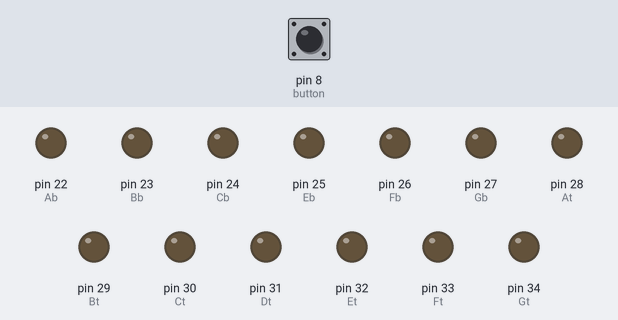
The sketch below on a simulated Arduino Mega 2560, built with avr-gcc and run on an emulated ATmega2560. On the bench: output pins drawn as LEDs (lit = HIGH). The inputs (shaded band) are chosen by the test bench; at power-on: pin 8 (button) HIGH. Storage starts empty; the audio player accepts every command and is not drawn.

Above: at 1.2 s.
1.3 s: pin 8 (button) pulled LOW for 0.15 s
At 1.7 s:
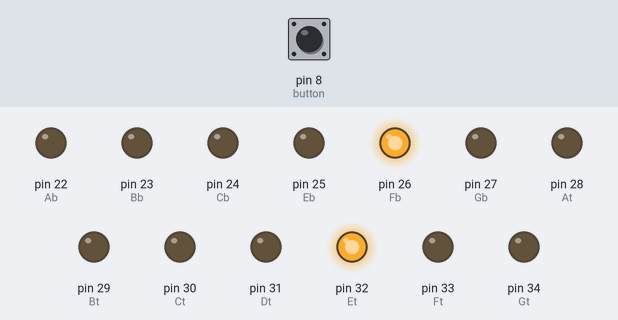
At 3.8 s:
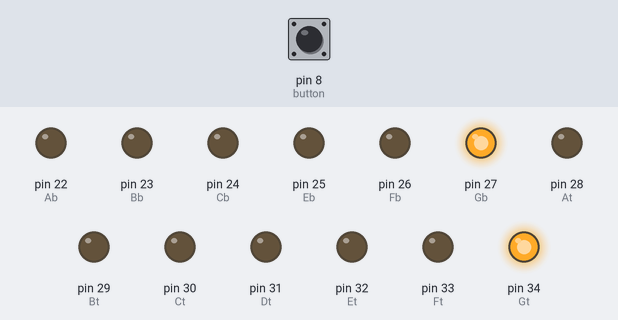
Timing chart, 0 to 19.0 s (numbered marks = the images above; inputs shaded):
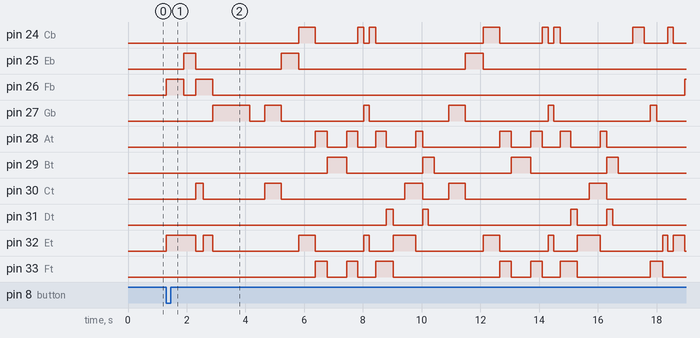

The sketch:

Capture.PNG.ino
```cpp
#include <SD.h>
#include <TMRpcm.h>

#define SD_ChipSelectPin 53

int button = 8;

int At = 28;
int Bt = 29;
int Ct = 30;
int Dt = 31;
int Et = 32;
int Ft = 33;
int Gt = 34;

int Ab = 22;
int Bb = 23;
int Cb = 24;
int Eb = 25;
int Fb = 26;
int Gb = 27;

TMRpcm tmrpcm; //crete an object for speaker library

void setup() {
  Serial.begin(9600);
  tmrpcm.speakerPin = 46;

  if (!SD.begin(SD_ChipSelectPin)) {
    Serial.println("Fail");
    return;
  }

  tmrpcm.setVolume(5);

  pinMode(button, INPUT_PULLUP);

  pinMode(At, OUTPUT);
  pinMode(Bt, OUTPUT);
  pinMode(Ct, OUTPUT);
  pinMode(Dt, OUTPUT);
  pinMode(Et, OUTPUT);
  pinMode(Ft, OUTPUT);
  pinMode(Gt, OUTPUT);

  pinMode(Ab, OUTPUT);
  pinMode(Bb, OUTPUT);
  pinMode(Cb, OUTPUT);
  pinMode(Eb, OUTPUT);
  pinMode(Fb, OUTPUT);
  pinMode(Gb, OUTPUT);
}

void loop() {

  if (digitalRead(button) == LOW) {
    part1();
    part2();
    part2();
    part3();
    part3();
  }
}

void lightsOff() {
  digitalWrite(At, LOW);
  digitalWrite(Bt, LOW);
  digitalWrite(Ct, LOW);
  digitalWrite(Dt, LOW);
  digitalWrite(Et, LOW);
  digitalWrite(Ft, LOW);
  digitalWrite(Gt, LOW);

  digitalWrite(Ab, LOW);
  digitalWrite(Bb, LOW);
  digitalWrite(Cb, LOW);
  digitalWrite(Eb, LOW);
  digitalWrite(Fb, LOW);
  digitalWrite(Gb, LOW);
}

void part1() { //******************************************************************

  tmrpcm.play("part1.wav");
  //****INDEX #:1
  digitalWrite(Et, HIGH);

  digitalWrite(Fb, HIGH);

  delay(200);

  lightsOff();

  //****INDEX #:2
  digitalWrite(Et, HIGH);

  digitalWrite(Fb, HIGH);

  delay(400);

  lightsOff();

  //****INDEX #:3
  digitalWrite(Et, HIGH);

  digitalWrite(Eb, HIGH);

  delay(400);

  lightsOff();

  //****INDEX #:4
  digitalWrite(Ct, HIGH);

  digitalWrite(Fb, HIGH);

  delay(270);

  lightsOff();

  //****INDEX #:5
  digitalWrite(Et, HIGH);

  digitalWrite(Fb, HIGH);

  delay(320);

  lightsOff();

  //****INDEX #:6
  digitalWrite(Gt, HIGH);

  digitalWrite(Gb, HIGH);

  delay(810);

  lightsOff();

  //****INDEX #:7
  digitalWrite(Gt, HIGH);

  digitalWrite(Gb, HIGH);

  delay(450);

  lightsOff();

  delay(500);
}

void part2() { //******************************************************************

  tmrpcm.play("part2.wav");
  //****INDEX #:1
  digitalWrite(Ct, HIGH);

  digitalWrite(Gb, HIGH);

  delay(560);

  lightsOff();

  //****INDEX #:2
  digitalWrite(Gt, HIGH);

  digitalWrite(Eb, HIGH);

  delay(610);

  lightsOff();

  //****INDEX #:3
  digitalWrite(Et, HIGH);

  digitalWrite(Cb, HIGH);

  delay(560);

  lightsOff();

  //****INDEX #:4
  digitalWrite(At, HIGH);
  digitalWrite(Ft, HIGH);

  //NO BASS NOTES for this note

  delay(400);

  lightsOff();

  //****INDEX #:5
  digitalWrite(Bt, HIGH);
  digitalWrite(Gt, HIGH);

  //NO BASS NOTES for this note

  delay(410);

  lightsOff();

  //****INDEX #:6
  digitalWrite(Bt, HIGH);
  digitalWrite(Gt, HIGH);

  //NO BASS NOTES for this note

  delay(250);

  lightsOff();

  //****INDEX #:7
  digitalWrite(At, HIGH);
  digitalWrite(Ft, HIGH);

  //NO BASS NOTES for this note

  delay(390);

  lightsOff();

  //****INDEX #:8
  digitalWrite(Gt, HIGH);

  digitalWrite(Cb, HIGH);

  delay(200);

  lightsOff();

  //****INDEX #:9
  digitalWrite(Et, HIGH);

  digitalWrite(Gb, HIGH);

  delay(190);

  lightsOff();

  //****INDEX #:10
  digitalWrite(Gt, HIGH);

  digitalWrite(Cb, HIGH);

  delay(220);

  lightsOff();

  //****INDEX #:11
  digitalWrite(At, HIGH);
  digitalWrite(Ft, HIGH);

  //NO BASS NOTES for this note

  delay(360);

  lightsOff();

  //****INDEX #:12
  digitalWrite(Ft, HIGH);
  digitalWrite(Dt, HIGH);

  //NO BASS NOTES for this note

  delay(230);

  lightsOff();

  //****INDEX #:13
  digitalWrite(Gt, HIGH);
  digitalWrite(Et, HIGH);

  //NO BASS NOTES for this note

  delay(400);

  lightsOff();

  //****INDEX #:14
  digitalWrite(Et, HIGH);
  digitalWrite(Ct, HIGH);

  //NO BASS NOTES for this note

  delay(370);

  lightsOff();

  //****INDEX #:15
  digitalWrite(Ct, HIGH);
  digitalWrite(At, HIGH);

  //NO BASS NOTES for this note

  delay(230);

  lightsOff();

  //****INDEX #:16
  digitalWrite(Dt, HIGH);
  digitalWrite(Bt, HIGH);

  //NO BASS NOTES for this note

  delay(200);

  lightsOff();

  //****INDEX #:17
  digitalWrite(Bt, HIGH);
  digitalWrite(Gt, HIGH);

  //NO BASS NOTES for this note

  delay(190);

  lightsOff();

  delay(500);
}

void part3() { //******************************************************************

  tmrpcm.play("part3.wav");
  //****INDEX #:1
  //NO TREBLE NOTES for this note

  digitalWrite(Cb, HIGH);

  delay(390);

  lightsOff();

  //****INDEX #:2
  digitalWrite(Gt, HIGH);

  //NO BASS NOTES for this note

  delay(200);

  lightsOff();

  //****INDEX #:3
  digitalWrite(Ft, HIGH);

  digitalWrite(Gb, HIGH);

  delay(220);

  lightsOff();

  //****INDEX #:4
  digitalWrite(Ft, HIGH);

  //NO BASS NOTES for this note

  delay(210);

  lightsOff();

  //****INDEX #:5
  digitalWrite(Et, HIGH);

  //NO BASS NOTES for this note

  delay(160);

  lightsOff();

  //****INDEX #:6
  //NO TREBLE NOTES for this note

  digitalWrite(Cb, HIGH);

  delay(190);

  lightsOff();

  //****INDEX #:7
  digitalWrite(Et, HIGH);

  //NO BASS NOTES for this note

  delay(390);

  lightsOff();

  //****INDEX #:8
  //NO TREBLE NOTES for this note

  digitalWrite(Fb, HIGH);

  delay(220);

  lightsOff();

  //****INDEX #:9
  digitalWrite(Gt, HIGH);

  //NO BASS NOTES for this note

  delay(240);

  lightsOff();

  //****INDEX #:10
  digitalWrite(At, HIGH);

  //NO BASS NOTES for this note

  delay(350);

  lightsOff();

  //****INDEX #:11
  digitalWrite(Ct, HIGH);

  //NO BASS NOTES for this note

  delay(250);

  lightsOff();

  //****INDEX #:12
  digitalWrite(At, HIGH);

  //NO BASS NOTES for this note

  delay(200);

  lightsOff();

  //****INDEX #:13
  digitalWrite(Ct, HIGH);

  //NO BASS NOTES for this note

  delay(210);

  lightsOff();

  //****INDEX #:14
  digitalWrite(Dt, HIGH);

  //NO BASS NOTES for this note

  delay(350);

  lightsOff();

  //****INDEX #:15
  //NO TREBLE NOTES for this note

  digitalWrite(Cb, HIGH);

  delay(210);

  lightsOff();

  //****INDEX #:16
  digitalWrite(Gt, HIGH);

  //NO BASS NOTES for this note

  delay(220);

  lightsOff();

  //****INDEX #:17
  digitalWrite(Ft, HIGH);

  digitalWrite(Gb, HIGH);

  delay(190);

  lightsOff();

  //****INDEX #:18
  digitalWrite(Ft, HIGH);

  //NO BASS NOTES for this note

  delay(190);

  lightsOff();

  //****INDEX #:19
  digitalWrite(Et, HIGH);

  //NO BASS NOTES for this note

  delay(200);

  lightsOff();

  //****INDEX #:20
  //NO TREBLE NOTES for this note

  digitalWrite(Cb, HIGH);

  delay(180);

  lightsOff();

  //****INDEX #:21
  digitalWrite(Et, HIGH);

  digitalWrite(Fb, HIGH);

  delay(200);

  lightsOff();

  //****INDEX #:22
  digitalWrite(Ct, HIGH);
  digitalWrite(Ft, HIGH);
  digitalWrite(Gt, HIGH);

  //NO BASS NOTES for this note

  delay(400);

  lightsOff();

  //****INDEX #:23
  digitalWrite(Ct, HIGH);
  digitalWrite(Ft, HIGH);
  digitalWrite(Gt, HIGH);

  //NO BASS NOTES for this note

  delay(200);

  lightsOff();

  //****INDEX #:24
  digitalWrite(Ct, HIGH);
  digitalWrite(Ft, HIGH);
  digitalWrite(Gt, HIGH);

  //NO BASS NOTES for this note

  delay(400);

  lightsOff();

  //****INDEX #:25
  //NO TREBLE NOTES for this note

  digitalWrite(Gb, HIGH);

  delay(410);

  lightsOff();

  //****INDEX #:26
  //NO TREBLE NOTES for this note

  digitalWrite(Cb, HIGH);

  delay(400);

  lightsOff();

  //****INDEX #:27
  digitalWrite(Gt, HIGH);

  //NO BASS NOTES for this note

  delay(200);

  lightsOff();

  //****INDEX #:28
  digitalWrite(Ft, HIGH);

  digitalWrite(Gb, HIGH);

  delay(220);

  lightsOff();

  //****INDEX #:29
  digitalWrite(Ft, HIGH);

  //NO BASS NOTES for this note

  delay(170);

  lightsOff();

  //****INDEX #:30
  digitalWrite(Et, HIGH);

  //NO BASS NOTES for this note

  delay(210);

  lightsOff();

  //****INDEX #:31
  //NO TREBLE NOTES for this note

  digitalWrite(Cb, HIGH);

  delay(190);

  lightsOff();

  //****INDEX #:32
  digitalWrite(Et, HIGH);

  //NO BASS NOTES for this note

  delay(200);

  lightsOff();

  //****INDEX #:33
  //NO TREBLE NOTES for this note

  digitalWrite(Fb, HIGH);

  delay(210);

  lightsOff();

  //****INDEX #:34
  digitalWrite(Gt, HIGH);

  //NO BASS NOTES for this note

  delay(210);

  lightsOff();

  //****INDEX #:35
  digitalWrite(At, HIGH);

  //NO BASS NOTES for this note

  delay(210);

  lightsOff();

  //****INDEX #:36
  digitalWrite(Ct, HIGH);

  //NO BASS NOTES for this note

  delay(380);

  lightsOff();

  //****INDEX #:37
  digitalWrite(At, HIGH);

  //NO BASS NOTES for this note

  delay(210);

  lightsOff();

  //****INDEX #:38
  digitalWrite(Ct, HIGH);

  //NO BASS NOTES for this note

  delay(190);

  lightsOff();

  //****INDEX #:39
  digitalWrite(Dt, HIGH);

  //NO BASS NOTES for this note

  delay(250);

  lightsOff();

  //****INDEX #:40
  digitalWrite(Et, HIGH);

  digitalWrite(Ab, HIGH);

  delay(350);

  lightsOff();

  //****INDEX #:41
  digitalWrite(Dt, HIGH);

  digitalWrite(Bb, HIGH);

  delay(600);

  lightsOff();

  //****INDEX #:42
  digitalWrite(Ct, HIGH);
  digitalWrite(Et, HIGH);

  digitalWrite(Cb, HIGH);

  delay(600);

  lightsOff();

  //****INDEX #:43
  //NO TREBLE NOTES for this note

  //NO BASS NOTES for this note

  delay(290);

  lightsOff();

  delay(500);
}
```

Measured:
- after the input at 1.3 s, pin 24 (Cb): LOW → HIGH after 4.5 s, → LOW 0.56 s later, → HIGH 1.5 s later, → LOW 0.20 s later, … (16 changes in this stretch); pin 25 (Eb): goes HIGH 0.40 s, LOW 2.9 s, HIGH 0.61 s, LOW 5.7 s, HIGH 0.61 s, then LOW, starting after 0.60 s
